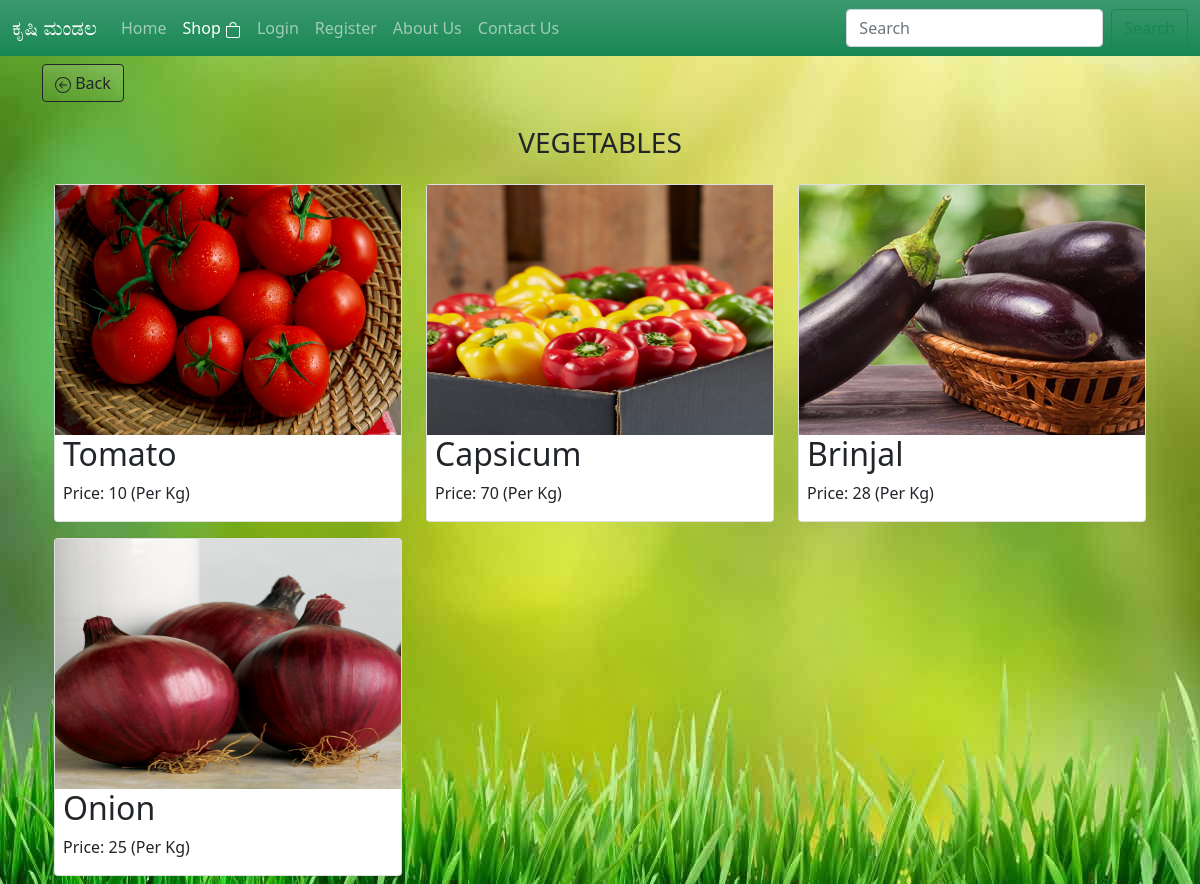
/vegetables, run on the app's committed database.
### tables this page shows
CREATE TABLE "products" (
	"Id"	INTEGER,
	"pname"	TEXT,
	"price"	INTEGER,
	"image"	BLOB,
	"details"	TEXT,
	"category"	TEXT,
	PRIMARY KEY("Id" AUTOINCREMENT)
);

### app.py (the view)
@app.get("/vegetables", response_class=HTMLResponse)
def vegetables(request : Request):
    con = sqlite3.connect("Myapp.db")
    con.row_factory = sqlite3.Row
    cur = con.cursor()
    cur.execute("select * from products where category = 'Vegetables' ")
    vegetables = cur.fetchall()
    con.close
    return templates.TemplateResponse("vegetables.html",{"request" : request , "vegetables" : vegetables})

### templates/vegetables.html (shortened to what this page needs)
<!doctype html>
<html lang="en">
  <head>
    <link href="https://cdn.jsdelivr.net/npm/bootstrap@5.0.2/dist/css/bootstrap.min.css" rel="stylesheet">
  </head>
  <body class="bg">
    <nav class="navbar navbar-expand-lg navbar-dark bg-success bg-gradient">
      <div class="container-fluid">
        <a class="navbar-brand" href="#">ಕೃಷಿ ಮಂಡಲ</a>
        <div class="collapse navbar-collapse" id="navbarSupportedContent">
          <ul class="navbar-nav me-auto mb-2 mb-lg-0">
            <li class="nav-item">
              <a class="nav-link" href="/">Home</a>
            </li>
            <li class="nav-item">
              <a class="nav-link active" aria-current="page" href="#"
                >Shop
                <svg
                  xmlns="http://www.w3.org/2000/svg"
                  width="16"
                  height="16"
                  fill="currentColor"
                  class="bi bi-bag"
                  viewBox="0 0 16 16"
                >
                  <path
                    d="M8 1a2.5 2.5 0 0 1 2.5 2.5V4h-5v-.5A2.5 2.5 0 0 1 8 1zm3.5 3v-.5a3.5 3.5 0 1 0-7 0V4H1v10a2 2 0 0 0 2 2h10a2 2 0 0 0 2-2V4h-3.5zM2 5h12v9a1 1 0 0 1-1 1H3a1 1 0 0 1-1-1V5z"
                  />
                </svg>
              </a>
            </li>
            {% if request.session.get('isLogin') %}
            <li class="nav-item">
              <a class="nav-link" href="/newsfeed">News Feed</a>
            </li>
           <li class="nav-item" >
             <a class="nav-link" href="/orders">Orders</a>
           </li>
           <li class="nav-item" >
             <a class="nav-link" href="/cart" >Cart</a>
           </li>
            <li class="nav-item">
              <a class="nav-link" href="#"><svg xmlns="http://www.w3.org/2000/svg" width="16" height="16" fill="currentColor" class="bi bi-person-circle" viewBox="0 0 16 16">
                  <path d="M11 6a3 3 0 1 1-6 0 3 3 0 0 1 6 0z"/>
                  <path fill-rule="evenodd" d="M0 8a8 8 0 1 1 16 0A8 8 0 0 1 0 8zm8-7a7 7 0 0 0-5.468 11.37C3.242 11.226 4.805 10 8 10s4.757 1.225 5.468 2.37A7 7 0 0 0 8 1z"/>
                </svg> Hey,{{request.session.get('username')}}!
                </a></a>
          </li>
          <li class="nav-item">
            <a class="nav-link" href="/logout">Logout <svg xmlns="http://www.w3.org/2000/svg" width="16" height="16" fill="currentColor" class="bi bi-power" viewBox="0 0 16 16">
              <path d="M7.5 1v7h1V1h-1z"/>
              <path d="M3 8.812a4.999 4.999 0 0 1 2.578-4.375l-.485-.874A6 6 0 1 0 11 3.616l-.501.865A5 5 0 1 1 3 8.812z"/>
            </svg></a>
        </li>
            {% else %}
            <li class="nav-item">
              <a class="nav-link" href="/login">Login</a>
            </li>
            <li class="nav-item">
              <a class="nav-link" href="/register">Register</a>
            </li>
            {% endif %}
            <li class="nav-item">
              <a class="nav-link" href="/aboutus">About Us</a>
            </li>
            <li class="nav-item">
              <a class="nav-link" href="/contactus">Contact Us</a>
            </li>
          </ul>
          <form class="d-flex">
            <input
              class="form-control me-2"
              type="search"
              placeholder="Search"
              aria-label="Search"
            />
            <button class="btn btn-outline-success" type="submit">
            </button>
          </form>
        </div>
      </div>
    </nav>
      <main class="container">
        <a href="/Products" class="btn btn-outline-dark my-2 bg-gradient"> Back</a>
        <h3 class="text-center my-3">VEGETABLES</h3>
        <div class="container">
          <div class="row">
          {% for vegetable in vegetables %}
              <div class="col-md-4 my-2">
                  <div class="card">
                      <img src="{{ vegetable.image }}" height="250" />
                      <div class="mx-2">
                      <h2> {{ vegetable.pname }}</h2>
                      <p>Price: {{ vegetable.price }} (Per Kg)</p>
                    </div>
                  </div>
              </div>
          {% endfor %}
          </div>
      </div>
      </main>
  </body>
</html>

### templates/vegetables.html (style rules this page uses)
.bg { background: url("../static/images/grassbg.jpg"); object-fit: cover; }

### data on the page
products: shows a picture, pname "Tomato", price "10"
products: image (picture), pname "Capsicum", price "70"
products: image (picture), pname "Brinjal", price "28"
products: image (picture), pname "Onion", price "25"
